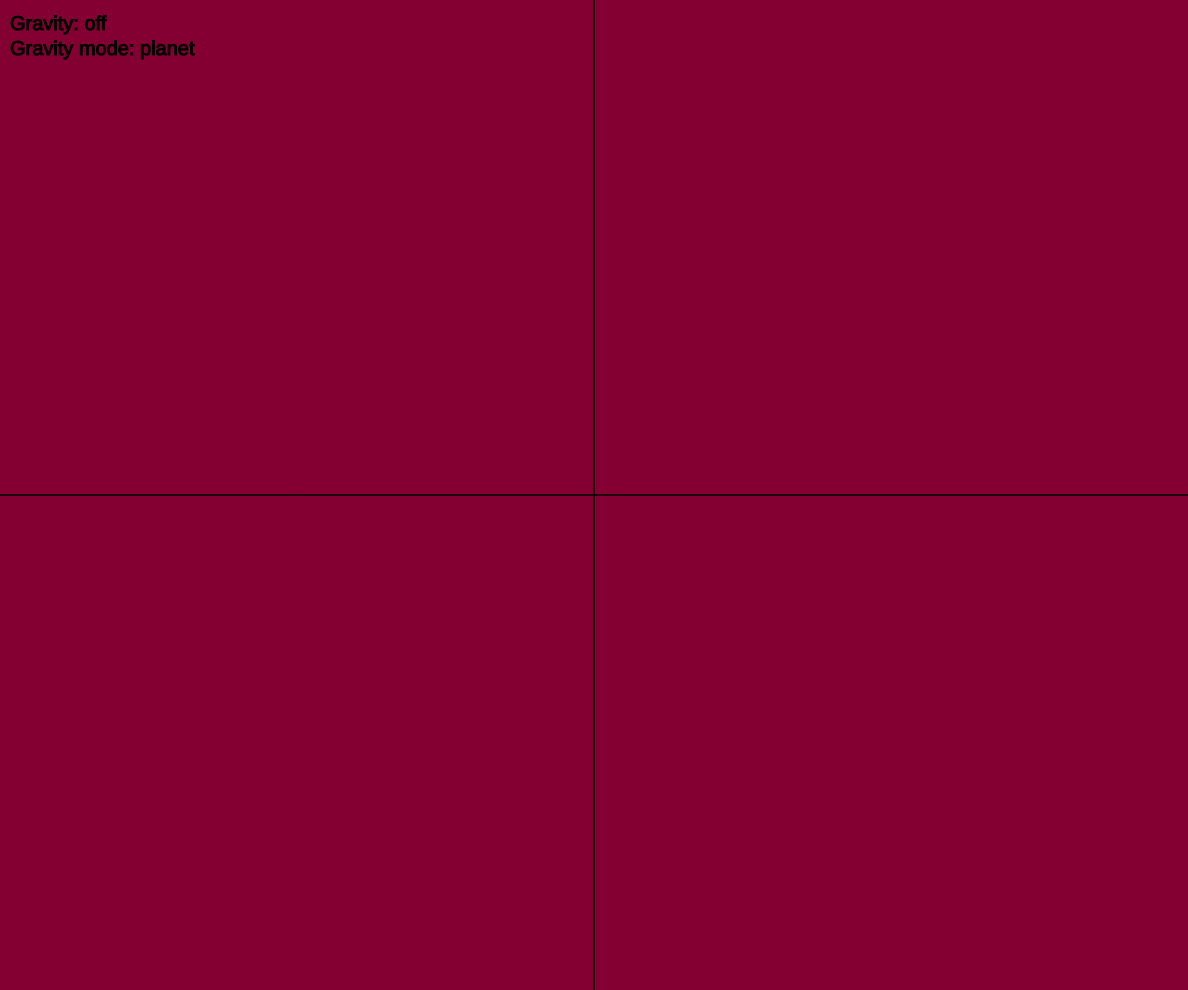
Frame 1 (no input)
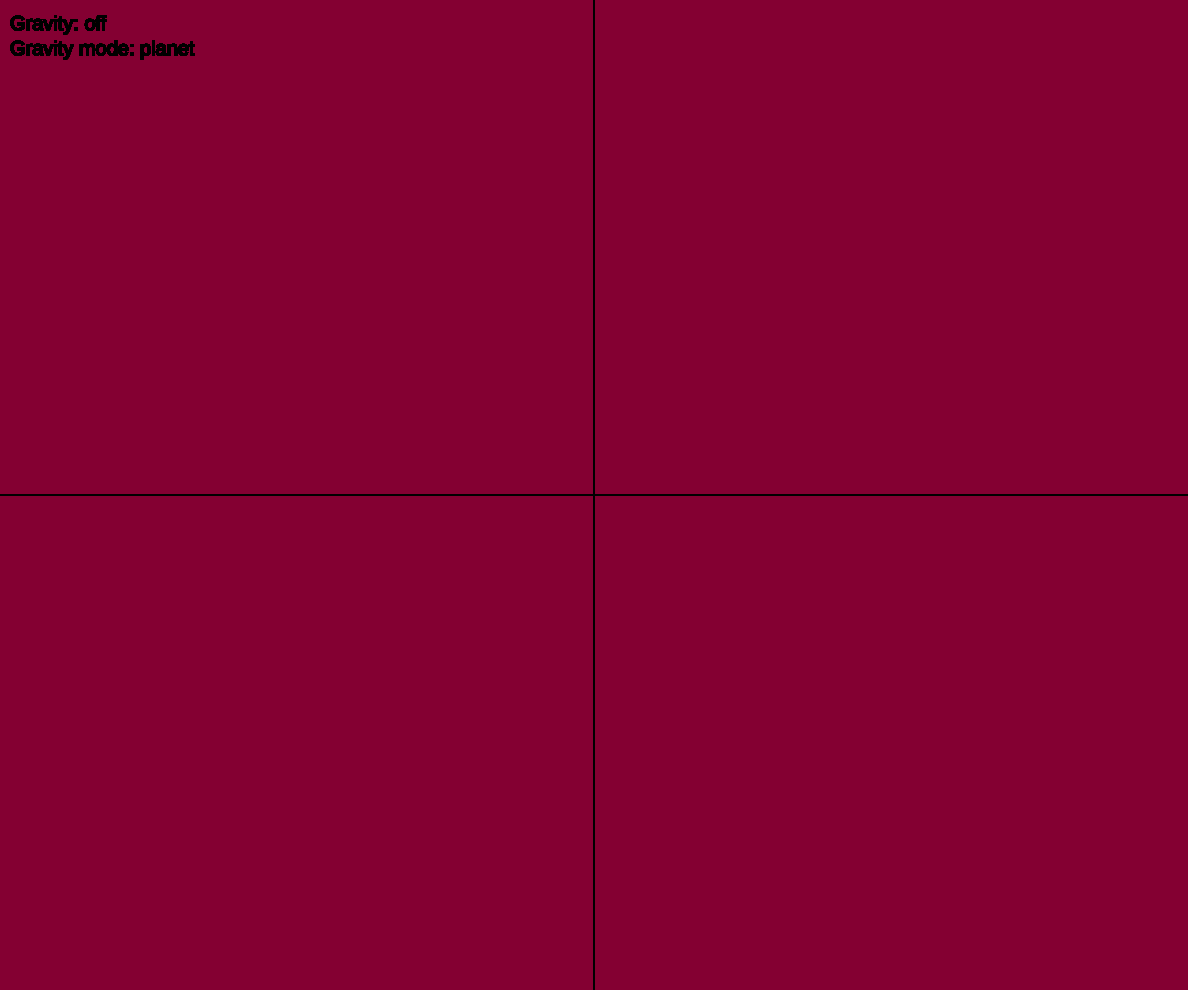
Frame 60 (no input)
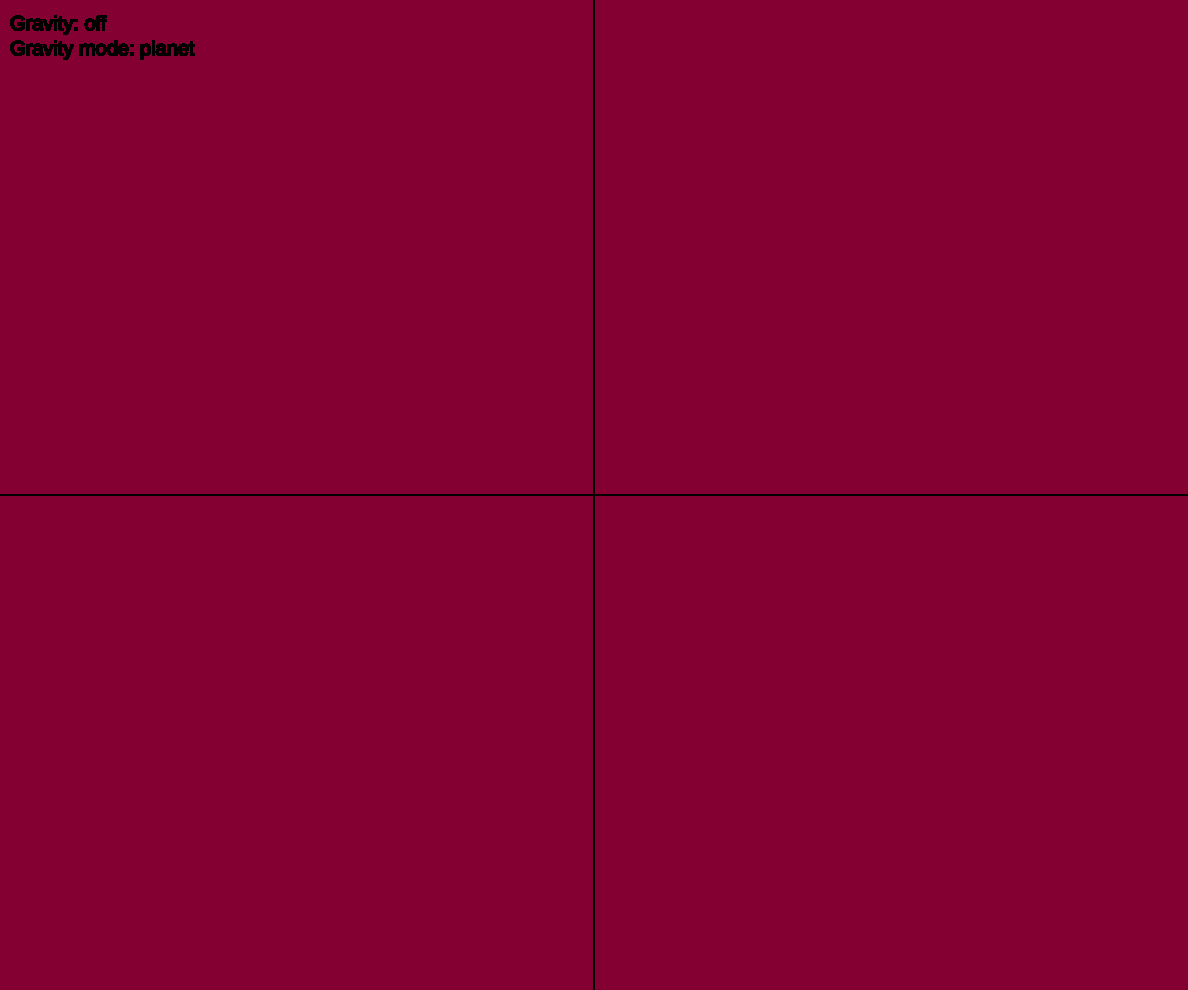
Frame 120 (the mouse pressed at the canvas centre since frame 60)

The p5.js sketch that drew these frames (run headless with seeded random() and noise() and a simulated clock; from frame 60 on, the mouse is pressed at the canvas centre):

// p5.js sketch
// ── sketch.js
/**
 * Author:            Coen Konings
 * Date:              30-09-2021
 * 
 * Most recent edit:  19-10-2021
 * By:                Coen Konings
 */

let balls = [];  // Array to store all bouncing balls.
let notes = [0, 3, 7, 10, 12];  // Root, minor third, perfect fifth, minor third, octave.
let colors = ["#02040F", "#E59500", "#002642", "#E5DADA"];  // Color scheme used for the balls.
let gravity = false;  // Boolean used to turn gravity on or off.
let gravityStrength = 0.5;  // Accelleration by gravity in pixels / (refresh rate) ** 2
let strokeSize = 5;  // Size of the balls' border.
let gravityMode = "1";  // Are we on earth or in space?
let g = 1000;  // The gravitational constant
let drag = 0.025;  // Add some drag so the gravitational accelleration is not infinite.
let dragFactor = 0.08;  // The factor by which to multiply the drag in gravity mode 2 ("space")
let ballDensity = 3;

class Vector2D {
  constructor(x, y) {
    this.x = x;
    this.y = y;
  }

  /**
   * Calculate the length of this vector.
   * 
   * @returns The length of the vector.
   */
  length() {
    return Math.sqrt(this.x ** 2 + this.y ** 2);
  }

  /**
   * Find the normalized vector in the same direction as this vector.
   * 
   * @returns A normalized vector.
   */
  normalized() {
    let n = new Vector2D(this.x, this.y);
    n.x = n.x / this.length();
    n.y = n.y / this.length();
    return n;
  }

  /**
   * Calculate the dot product between this vector and another vector.
   * 
   * @param v The other vector.
   * @returns The dot product between this and v.
   */
  dot(v) {
    return this.x * v.x + this.y * v.y;
  }
}

/**
 * Scale a 2D vector so that its length is 1.
 * 
 * @param v:  The vector to normalize.
 * @returns:  The normalized vector.
 */
function normalize(v) {
  lenV = vecLen(v);
  n0 = v[0] / lenV;
  n1 = v[1] / lenV;
  n = [n0, n1];
  return n;
}

/**
 * Calculate dot product of two vectors.
 * 
 * @param a:  One of the vectors.
 * @param b:  The other vector.
 * @returns:  The dot product of a and b.
 */
function dotProd(a, b) {
  let output = 0;

  for (let i = 0; i < a.length; i++) {
    output += a[i] * b[i];
  }

  return output;
}

/**
 * Calculate the length of a vector.
 * 
 * @param v:  The vector of which the length will be calculated.
 * @returns:  The length of v.
 */
function vecLen(v) {
  let output = 0;
  
  for (let i = 0; i < v.length; i++) {
    output += v[i] ** 2;
  }

  return Math.sqrt(output);
}

/**
 * Calculate if ball a and ball b are touching.
 * 
 * @param a:  A ball.
 * @param b:  A second ball.
 * @returns:  True if the balls are touching, false otherwise.
 */
function collision(a, b) {
  let dx = a.xPos - b.xPos;
  let dy = a.yPos - b.yPos;

  if (vecLen([dx, dy]) <= a.radius + b.radius) {
    return true;
  }

  return false;
}

/**
 * Prevent balls from getting inside each other by increasing the distance
 * between their centers to the sum of their radiuses.
 * 
 * @param a:    Ball a.
 * @param b:    Ball b.
 */
function staticCollide(a, b) {
  let dX = a.xPos - b.xPos;
  let dY = a.yPos - b.yPos;

  let theta = Math.atan2(dY, dX);
  let dist = Math.sqrt(dX**2 + dY**2);
  let overlap = a.radius + b.radius - dist;

  a.xPos += overlap / 1.99 * Math.cos(theta);
  a.yPos += overlap / 1.99 * Math.sin(theta);
  b.xPos -= overlap / 1.99 * Math.cos(theta);
  b.yPos -= overlap / 1.99 * Math.sin(theta);
}

/**
 * Change direction of movement of two colliding balls, based
 * on velocity and angle of collision.
 * 
 * @param a:  Ball A.
 * @param b:  Ball B.
 */
function collide(a, b) {
  staticCollide(a, b);

  let dx = b.xPos - a.xPos;
  let dy = b.yPos - a.yPos;
  let n = normalize([dx, dy]);
  let t = [-n[1], n[0]];
  let vA = [a.vX, a.vY];
  let vB = [b.vX, b.vY];

  let nA = dotProd(n, vA);
  let nB = dotProd(n, vB);
  let tA = dotProd(t, vA);
  let tB = dotProd(t, vB);

  let nANew = (nA * (a.mass - b.mass) + 2 * b.mass * nB) / (a.mass + b.mass);
  let nBNew = (nB * (b.mass - a.mass) + 2 * a.mass * nA) / (a.mass + b.mass);

  a.vX = n[0] * nANew + t[0] * tA;
  a.vY = n[1] * nANew + t[1] * tA;
  b.vX = n[0] * nBNew + t[0] * tB;
  b.vY = n[1] * nBNew + t[1] * tB;

  a.swapColors();
  a.playSound();
  b.swapColors();
  b.playSound();
}

/**
 * A representation of a ball.
 */
class Ball {
  constructor(id, xPos, yPos, vX, vY, speed, radius, strokeColor, fillColor, note) {
    this.id = id;  // ID to keep track of which ball is which.
    this.xPos = xPos;
    this.yPos = yPos;
    this.vX = vX;  // The ball's horizontal velocity.
    this.vY = vY;  // The ball's vertical velocity.
    this.speed = speed;  // The initial speed of the ball.
    this.radius = radius;
    this.mass = 4 / 3 * Math.PI * this.radius ** 3 * ballDensity / 150000 + 1;
    this.strokeColor = strokeColor;
    this.fillColor = fillColor;
    this.note = note;  // The note the ball should play when it hits something.
    /* Array used to track with which balls this ball has already collided during the current simulation step. */
    this.collided = [];
    /* Edit vX and vY so that the length of vector [vX, vY] is equal to this.speed. */
    this.resetSpeed();
    this.playSound();
  }

  /**
   * Edit the ball's velocity so the size of the velocity vector equals the speed:
   * vecLen([vX, vY]) == speed.
   */
  resetSpeed() {
    let newSpeed = normalize([this.vX, this.vY]);
    this.vX = newSpeed[0] * this.speed;
    this.vY = newSpeed[1] * this.speed;
  }

  /**
   * For each other ball, calculate its gravitational force on this ball.
   * Use the total gravitational force to accellerate this ball.
   */
  gravitate() {
    // Gravitational force in both directions.
    let fgx = 0;
    let fgy = 0;

    for (let i = 0; i < balls.length; i++) {
      const ball = balls[i];
      
      // Prevent this ball from attracting itself.
      if (ball.id == this.id) {
        continue;
      }

      let dx = this.xPos - ball.xPos;
      let dy = this.yPos - ball.yPos;
      let dist = vecLen([dx, dy]);
      let fg = g / dist ** 2;  // Total gravitational force.
      let theta = atan2(dy, dx);  // Angle of horizontal line and line between balls.

      fgx -= fg * cos(theta);
      fgy -= fg * sin(theta);

      if (fgx > 0.1 || fgy > 0.1) {
        console.log("--------------");
        console.log(fgx, fgy);
        console.log(dx, dy);
      }
    }

    // F = m * a
    this.vX += fgx / this.mass;
    this.vY += fgy / this.mass;
  }
  
  /**
   * Perform a simulation step for this ball, changing its position,
   * velocity and color as needed.
   */
  step() {
    
    // Iterate through all balls to check if they're colliding with this ball.
    for (let i = 0; i < balls.length; i++) {
      const ball = balls[i];
      
      // Prevent balls from colliding with themselves.
      if (ball.id == this.id) {
        continue;
      }
      
      // Detect collision
      if (collision(this, ball) && !this.collided.includes(ball.id)) {
        collide(this, ball);

        // Track which balls have already collided.
        this.collided.push(ball.id);
        ball.collided.push(this.id);
      }
    }
    
    // Move the ball by its velocity.
    let prevXPos = this.xPos;
    let prevYPos = this.yPos;
    this.xPos += this.vX;
    this.yPos += this.vY;

    // If gravity is turned on, accellerate the ball in the right direction.
    if (gravity) {
      if (gravityMode == "1") {
        // Add some drag to make the bouncing stop sometime.
        if (this.yPos < height - this.radius - 2) {
          this.vY += gravityStrength;
          this.vY -= (this.vY * drag);
        }

        this.vX -= (this.vX * drag);
      } else if (gravityMode == "2") {
        this.gravitate();
        this.vY -= (this.vY * drag * dragFactor);
        this.vX -= (this.vX * drag * dragFactor);
      }

    }
    
    // Change direction of movement if the ball hits the edge of the canvas.
    if (this.xPos - this.radius < 0 && this.vX < 0 || this.xPos + this.radius > width && this.vX > 0) {
      this.vX *= -1;
      this.swapColors();
      this.playSound();
    } else if (this.yPos - this.radius < 0 && this.vY < 0 || this.yPos + this.radius > height && this.vY > 0) {
      this.vY *= -1;
      this.swapColors();
      this.playSound();

      /**
       * Prevent balls from indefinitely playing sounds, changing colors and bouncing
       * if gravity is turned on and they're "lying on the floor".
       */
      if (gravity && this.vY <= 0 && this.vY > -2 && gravityMode == "1") {
        this.vY = 0;
        this.yPos = height - this.radius - 1;
      }
    }

    // Play a sound each time a ball crosses the horizontal or vertical center of the canvas.
    if (this.xPos >= width/2 && prevXPos < width/2 || this.xPos <= width/2 && prevXPos > width/2) {
      this.playSound();
    }
    
    if (this.yPos >= height/2 && prevYPos < height/2 || this.yPos <= height/2 && prevYPos > height/2) {
      this.playSound();
    }

    this.draw();
  }

  /**
   * Draw the ball at its current position.
   */
  draw() {
    stroke(this.strokeColor);
    fill(this.fillColor);
    circle(this.xPos, this.yPos, this.radius * 2);
  }

  /**
   * Swap the inner (fill) and outer (stroke) color of the ball.
   */
  swapColors() {
    let temp = this.strokeColor;
    this.strokeColor = this.fillColor;
    this.fillColor = temp;
  }
  
  /**
   * Play a sound.
   * 
   * NOTE:
   * The sound module crashes the simulation if too many sounds are played at once.
   * Remove for stability, or if not using the HKU CSD framework.
   */
  playSound() {
    // makeNote(this.note, 1, 5.0);
  }
}

/**
 * Initialize canvas, fill background, draw lines through the horizontal and vertical
 * centers.
 */
function setup() {
  createCanvas(windowWidth - 0.01 * windowWidth, windowHeight - 0.01 * windowHeight);
  strokeWeight(1);
  background(132, 0, 50);
  line(width/2, 0, width/2, height);
  line(0, height/2, width, height/2);
}

/**
 * The main loop. Is called once every simulation step.
 */
function draw() {
  // Fill background, draw lines through horizontal and vertical center.
  strokeWeight(1);
  // background(132, 0, 50, 180);
  stroke(0);
  fill(0);
  line(width/2, 0, width/2, height);
  line(0, height/2, width, height/2);
  // Show current gravity mode in top left corner.
  let g = "Gravity: ";
  g += gravity ? "on" : "off";
  g += "\nGravity mode: ";
  
  if (gravityMode == "1") {
    g += "planet";
  } else if (gravityMode == "2") {
    g += "space";
  }

  textSize(20);
  text(g, 10, 30);

  strokeWeight(strokeSize);

  // For each ball, execute a simulation step.
  for (let i = 0; i < balls.length; i++) {
    balls[i].step();
  }

  // Reset the collision tracking arrays.
  for (let i = 0; i < balls.length; i++) {
    balls[i].collided = [];
  }
}

/**
 * Creates a new random ball at the position of the cursor.
 */
function mouseClicked() {
  let speed = Math.random() * 2 + 1;
  let vX = Math.random() * 2 - 1;
  let vY = Math.random() * 2 - 1;
  let radius = Math.floor(Math.random() * 20) + 10;
  // Smaller balls play higher notes.
  let note = Math.floor((radius - 30) * -1 / 20 * notes.length);
  note = notes[note] + 50;
  let id = balls.length;
  let strokeColor = "";
  let fillColor = "";

  // Select two random non equal colors for stroke color and fill color.
  while (strokeColor == fillColor) {
    let a = Math.floor(Math.random() * colors.length);
    let b = Math.floor(Math.random() * colors.length);
    strokeColor = colors[a];
    fillColor = colors[b];
  }

  balls.push(new Ball(id, mouseX, mouseY, vX, vY, speed, radius, strokeColor, fillColor, note));
}

/**
 * Handle key presses.
 */
function keyPressed(event) {
  if (event.key == " ") {
    // Spacebar turns on/off gravity.
    gravity = !gravity;
  } else if (event.key == "Enter") {
    // Enter resets the balls' velocity to match their initial speed.
    for (let i = 0; i < balls.length; i++) {
      balls[i].resetSpeed();
    }
  } else if (event.key == "Backspace") {
    // Backspace deletes the newest ball.
    balls.pop();
  } else if (event.key == "Delete") {
    // Delete removes all balls.
    balls = [];
  } else if (event.key == "1" || event.key == "2") {
    gravityMode = event.key;
  }
}
